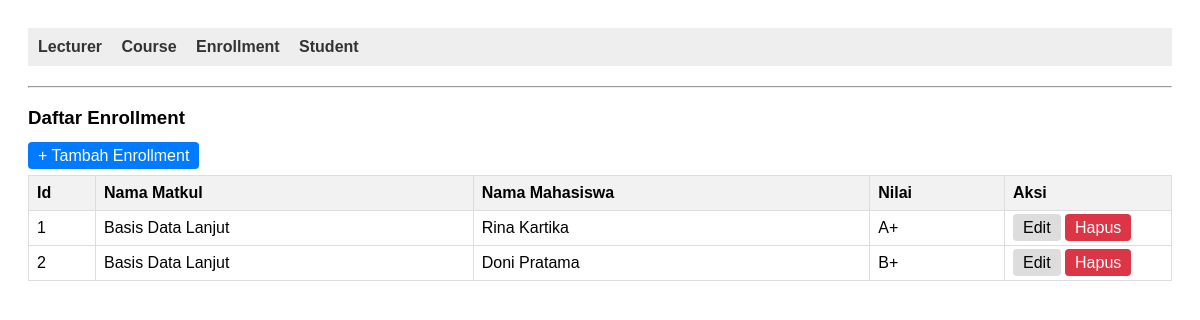
Screenshot of /index.php?entity=enrollment with the database file from the repository.
### tables this page shows
CREATE TABLE `enrollment` (
  `enrollment_id` int(11) NOT NULL,
  `student_id` int(11) DEFAULT NULL,
  `course_id` int(11) DEFAULT NULL,
  `grade` varchar(2) DEFAULT NULL
);

CREATE TABLE `course` (
  `course_id` int(11) NOT NULL,
  `lecturer_id` int(11) DEFAULT NULL,
  `course_name` varchar(100) NOT NULL,
  `credits` int(11) NOT NULL
);

CREATE TABLE `student` (
  `student_id` int(11) NOT NULL,
  `full_name` varchar(100) NOT NULL,
  `major` varchar(50) NOT NULL,
  `entry_year` int(11) NOT NULL
);

### models/Enrollment.php (called while the page is built, shortened)
<?php
include_once __DIR__ . '/../config/DB.php';
class Enrollment
{
    private $conn;
    public function __construct()
    {
        $database = new DB();
        $this->conn = $database->getConnection();
    }
    public function getAll()
    {
        $query = "
            SELECT
                e.enrollment_id,
                e.grade,
                s.student_id,
                s.full_name,
                c.course_id,
                c.course_name,
                c.credits,
                l.lecturer_id,
                l.lecturer_name
            FROM enrollment e
            LEFT JOIN student s ON e.student_id = s.student_id
            LEFT JOIN course  c ON e.course_id = c.course_id
            LEFT JOIN lecturer l ON c.lecturer_id = l.lecturer_id
        ";
        $stmt = $this->conn->prepare($query);
        $stmt->execute();
        return $stmt->fetchAll(PDO::FETCH_ASSOC);
    }
}

### config/DB.php (called while the page is built, shortened)
<?php
class DB
{
    private $host = "localhost";
    private $database = "sistem_akademik";
    private $username = "root";
    private $password = "";
    public function getConnection()
    {
        $this->conn = null;
        try {
            $this->conn = new PDO("mysql:host=" . $this->host . ";dbname=" . $this->database, $this->username, $this->password);
            $this->conn->setAttribute(PDO::ATTR_ERRMODE, PDO::ERRMODE_EXCEPTION);
        } catch (PDOException $exception) {
            echo "Connection error: " . $exception->getMessage();
        }
        return $this->conn;
    }
}

### viewmodels/EnrollmentViewModel.php (called while the page is built, shortened)
<?php
include_once __DIR__ . '/../models/Enrollment.php';
class EnrollmentViewModel
{
    private $enrollment;
    public function __construct()
    {
        $this->enrollment = new Enrollment();
    }
    public function getEnrollmentList()
    {
        return $this->enrollment->getAll();
    }
}

### views/enrollment_list.php (the view, shortened to what this page needs)
<?php
include_once __DIR__ . '/template/header.php';
?>
<div class="container mt-4">
    <div class="row mb-3">
        <div class="col-md-6">
            <h3>Daftar Enrollment</h3>
        </div>
        <div class="col-md-6 text-end">
            <a href="index.php?entity=enrollment&action=add" class="btn btn-primary">
                + Tambah Enrollment
            </a>
        </div>
    </div>
    <table class="table table-bordered table-striped table-hover">
        <thead class="table-dark">
            <tr>
                <th width="50">Id</th>
                <th>Nama Matkul</th>
                <th>Nama Mahasiswa</th>
                <th>Nilai</th>
                <th width="150">Aksi</th>
            </tr>
        </thead>
        <tbody>
            <?php
            if (!empty($enrollmentList)) {
                foreach ($enrollmentList as $enrollment) {
            ?>
                    <tr>
                        <td><?= htmlspecialchars($enrollment['enrollment_id']) ?></td>
                        <td><?= htmlspecialchars($enrollment['course_name']) ?></td>
                        <td><?= htmlspecialchars($enrollment['full_name']) ?></td>
                        <td><?= htmlspecialchars($enrollment['grade']) ?></td>
                        <td>
                            <a href="index.php?entity=enrollment&action=edit&id=<?= $enrollment['enrollment_id'] ?>"
                                class="btn btn-sm btn-warning">Edit</a>
                            <a href="index.php?entity=enrollment&action=delete&id=<?= $enrollment['enrollment_id'] ?>"
                                onclick="return confirm('Yakin ingin menghapus data enrollment <?= $enrollment['course_name'] ?> dengan id <?=  $enrollment['enrollment_id']?>?');"
                                class="btn btn-sm btn-danger">Hapus</a>
                        </td>
                    </tr>
                <?php
                }
            } else {
                ?>
                <tr>
                    <td colspan="5" class="text-center">Belum ada data enrollment.</td>
                </tr>
            <?php
            }
            ?>
        </tbody>
    </table>
</div>
<?php
include_once __DIR__ . '/template/footer.php';
?>

### views/template/header.php (style rules this page uses)
body { font-family: sans-serif; padding: 20px; }
table { border-collapse: collapse; width: 100%; margin-top: 10px; }
th, td { border: 1px solid #ddd; padding: 8px; text-align: left; }
th { background-color: #f2f2f2; }
.btn { padding: 5px 10px; text-decoration: none; background: #ddd; color: black; border-radius: 4px; }
.btn-primary { background: #007bff; color: white; }
.btn-danger { background: #dc3545; color: white; }

### rows the page displays
enrollment: enrollment_id "1", course.course_name "Basis Data Lanjut", student.full_name "Rina Kartika", grade "A+"
enrollment: enrollment_id "2", course.course_name "Basis Data Lanjut", student.full_name "Doni Pratama", grade "B+"
